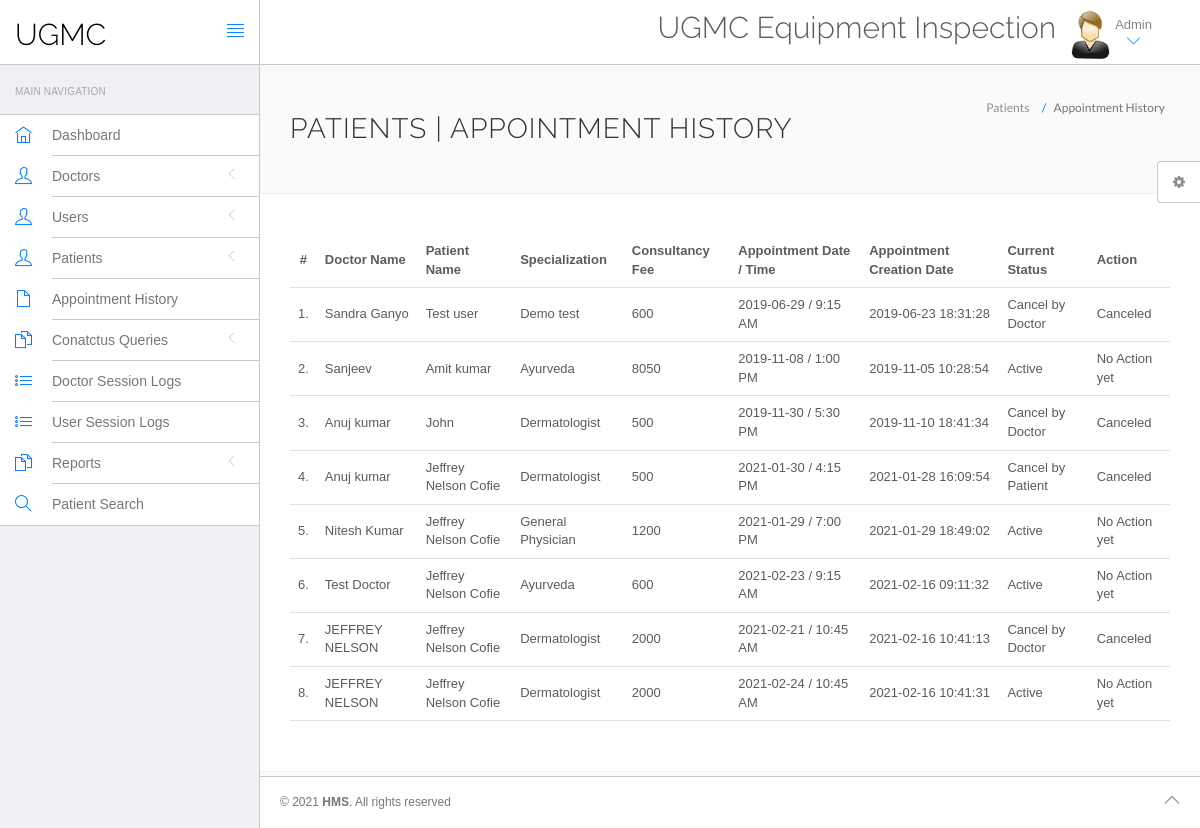
The page /hms/admin/appointment-history.php (signed in) on the database its author committed.
### tables this page shows
CREATE TABLE `appointment` (
  `id` int(11) NOT NULL,
  `doctorSpecialization` varchar(255) DEFAULT NULL,
  `doctorId` int(11) DEFAULT NULL,
  `userId` int(11) DEFAULT NULL,
  `consultancyFees` int(11) DEFAULT NULL,
  `appointmentDate` varchar(255) DEFAULT NULL,
  `appointmentTime` varchar(255) DEFAULT NULL,
  `postingDate` timestamp NULL DEFAULT current_timestamp(),
  `userStatus` int(11) DEFAULT NULL,
  `doctorStatus` int(11) DEFAULT NULL,
  `updationDate` timestamp NULL DEFAULT NULL ON UPDATE current_timestamp()
);

CREATE TABLE `doctors` (
  `id` int(11) NOT NULL,
  `specilization` varchar(255) DEFAULT NULL,
  `doctorName` varchar(255) DEFAULT NULL,
  `address` longtext DEFAULT NULL,
  `docFees` varchar(255) DEFAULT NULL,
  `contactno` bigint(11) DEFAULT NULL,
  `docEmail` varchar(255) DEFAULT NULL,
  `password` varchar(255) DEFAULT NULL,
  `creationDate` timestamp NULL DEFAULT current_timestamp(),
  `updationDate` timestamp NULL DEFAULT NULL ON UPDATE current_timestamp()
);

CREATE TABLE `users` (
  `id` int(11) NOT NULL,
  `fullName` varchar(255) DEFAULT NULL,
  `address` longtext DEFAULT NULL,
  `city` varchar(255) DEFAULT NULL,
  `gender` varchar(255) DEFAULT NULL,
  `email` varchar(255) DEFAULT NULL,
  `password` varchar(255) DEFAULT NULL,
  `regDate` timestamp NULL DEFAULT current_timestamp(),
  `updationDate` timestamp NULL DEFAULT NULL ON UPDATE current_timestamp()
);

### hms/admin/appointment-history.php (the view, shortened to what this page needs)
<?php
include('include/config.php');
?>
<!DOCTYPE html>
<html lang="en">
	<head>
		<link rel="stylesheet" href="vendor/bootstrap/css/bootstrap.min.css">
		<link rel="stylesheet" href="vendor/fontawesome/css/font-awesome.min.css">
		<link rel="stylesheet" href="vendor/themify-icons/themify-icons.min.css">
		<link href="vendor/animate.css/animate.min.css" rel="stylesheet" media="screen">
		<link href="vendor/perfect-scrollbar/perfect-scrollbar.min.css" rel="stylesheet" media="screen">
		<link href="vendor/switchery/switchery.min.css" rel="stylesheet" media="screen">
		<link href="vendor/bootstrap-touchspin/jquery.bootstrap-touchspin.min.css" rel="stylesheet" media="screen">
		<link href="vendor/select2/select2.min.css" rel="stylesheet" media="screen">
		<link href="vendor/bootstrap-datepicker/bootstrap-datepicker3.standalone.min.css" rel="stylesheet" media="screen">
		<link href="vendor/bootstrap-timepicker/bootstrap-timepicker.min.css" rel="stylesheet" media="screen">
		<link rel="stylesheet" href="assets/css/styles.css">
		<link rel="stylesheet" href="assets/css/plugins.css">
		<link rel="stylesheet" href="assets/css/themes/theme-1.css" id="skin_color" />
	</head>
	<body>
		<div id="app">
<?php include('include/sidebar.php');?>
			<div class="app-content">
					<?php include('include/header.php');?>
				<div class="main-content" >
					<div class="wrap-content container" id="container">
						<section id="page-title">
							<div class="row">
								<div class="col-sm-8">
									<h1 class="mainTitle">Patients  | Appointment History</h1>
																	</div>
								<ol class="breadcrumb">
									<li>
										<span>Patients </span>
									</li>
									<li class="active">
										<span>Appointment History</span>
									</li>
								</ol>
							</div>
						</section>
						<div class="container-fluid container-fullw bg-white">
									<div class="row">
								<div class="col-md-12">
									<table class="table table-hover" id="sample-table-1">
										<thead>
											<tr>
												<th class="center">#</th>
												<th class="hidden-xs">Doctor Name</th>
												<th>Patient Name</th>
												<th>Specialization</th>
												<th>Consultancy Fee</th>
												<th>Appointment Date / Time </th>
												<th>Appointment Creation Date  </th>
												<th>Current Status</th>
												<th>Action</th>
											</tr>
										</thead>
										<tbody>
<?php
$sql=mysqli_query($con,"select doctors.doctorName as docname,users.fullName as pname,appointment.*  from appointment join doctors on doctors.id=appointment.doctorId join users on users.id=appointment.userId ");
$cnt=1;
while($row=mysqli_fetch_array($sql))
{
?>
											<tr>
												<td class="center"><?php echo $cnt;?>.</td>
												<td class="hidden-xs"><?php echo $row['docname'];?></td>
												<td class="hidden-xs"><?php echo $row['pname'];?></td>
												<td><?php echo $row['doctorSpecialization'];?></td>
												<td><?php echo $row['consultancyFees'];?></td>
												<td><?php echo $row['appointmentDate'];?> / <?php echo
												 $row['appointmentTime'];?>
												</td>
												<td><?php echo $row['postingDate'];?></td>
												<td>
<?php if(($row['userStatus']==1) && ($row['doctorStatus']==1))
{
	echo "Active";
}
if(($row['userStatus']==0) && ($row['doctorStatus']==1))
{
	echo "Cancel by Patient";
}
if(($row['userStatus']==1) && ($row['doctorStatus']==0))
{
	echo "Cancel by Doctor";
}
												?></td>
												<td >
												<div class="visible-md visible-lg hidden-sm hidden-xs">
							<?php if(($row['userStatus']==1) && ($row['doctorStatus']==1))
{
echo "No Action yet";
	 } else {
		echo "Canceled";
		} ?>
												</div>
												</td>
											</tr>
											<?php
$cnt=$cnt+1;
											 }?>
										</tbody>
									</table>
								</div>
							</div>
								</div>
					</div>
				</div>
			</div>
	<?php include('include/footer.php');?>
	<?php include('include/setting.php');?>
		</div>
	</body>
</html>

### hms/admin/assets/css/themes/theme-1.css (style rules this page uses)
body { background: #FAFAFA; }

### rows shown on the page
appointment: doctorId.doctorName "Sandra Ganyo", userId.fullName "Test user", doctorSpecialization "Demo test", consultancyFees "600", appointmentDate "2019-06-29", appointmentTime "9:15 AM", postingDate "2019-06-23 18:31:28", userStatus "Cancel by Doctor"
appointment: doctorId.doctorName "Sanjeev", userId.fullName "Amit kumar", doctorSpecialization "Ayurveda", consultancyFees "8050", appointmentDate "2019-11-08", appointmentTime "1:00 PM", postingDate "2019-11-05 10:28:54", userStatus "Active"
appointment: doctorId.doctorName "Anuj kumar", userId.fullName "John", doctorSpecialization "Dermatologist", consultancyFees "500", appointmentDate "2019-11-30", appointmentTime "5:30 PM", postingDate "2019-11-10 18:41:34", userStatus "Cancel by Doctor"
appointment: doctorId.doctorName "Anuj kumar", userId.fullName "Jeffrey Nelson Cofie", doctorSpecialization "Dermatologist", consultancyFees "500", appointmentDate "2021-01-30", appointmentTime "4:15 PM", postingDate "2021-01-28 16:09:54", userStatus "Cancel by Patient"
appointment: doctorId.doctorName "Nitesh Kumar", userId.fullName "Jeffrey Nelson Cofie", doctorSpecialization "General Physician", consultancyFees "1200", appointmentDate "2021-01-29", appointmentTime "7:00 PM", postingDate "2021-01-29 18:49:02", userStatus "Active"
appointment: doctorId.doctorName "Test Doctor", userId.fullName "Jeffrey Nelson Cofie", doctorSpecialization "Ayurveda", consultancyFees "600", appointmentDate "2021-02-23", appointmentTime "9:15 AM", postingDate "2021-02-16 09:11:32", userStatus "Active"
appointment: doctorId.doctorName "JEFFREY NELSON", userId.fullName "Jeffrey Nelson Cofie", doctorSpecialization "Dermatologist", consultancyFees "2000", appointmentDate "2021-02-21", appointmentTime "10:45 AM", postingDate "2021-02-16 10:41:13", userStatus "Cancel by Doctor"
appointment: doctorId.doctorName "JEFFREY NELSON", userId.fullName "Jeffrey Nelson Cofie", doctorSpecialization "Dermatologist", consultancyFees "2000", appointmentDate "2021-02-24", appointmentTime "10:45 AM", postingDate "2021-02-16 10:41:31", userStatus "Active"
